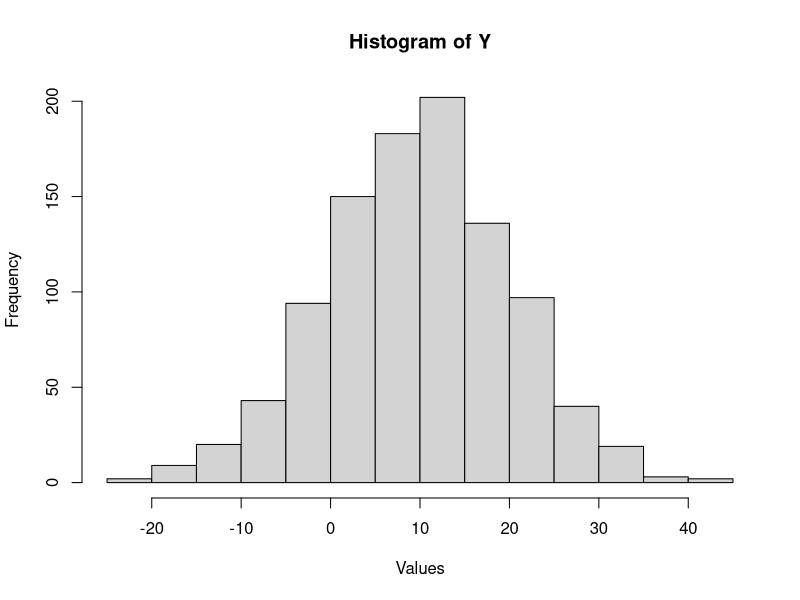
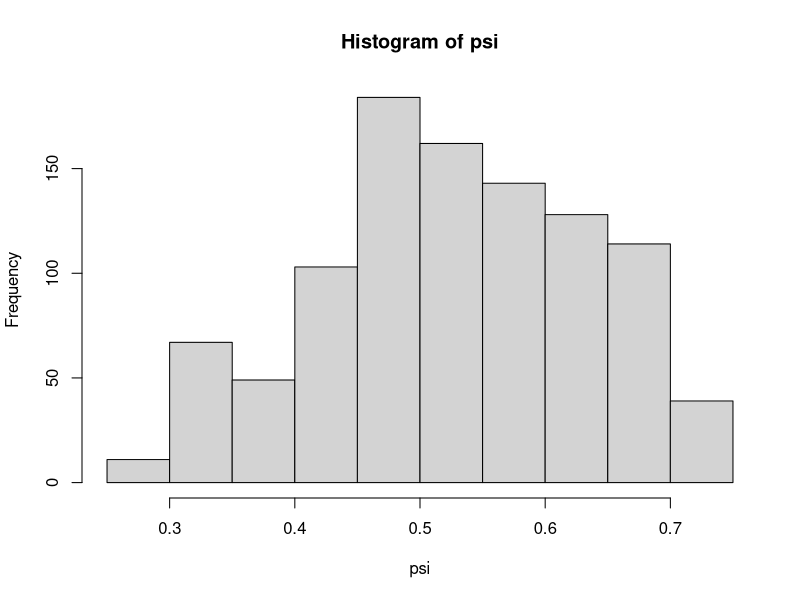

Write R code to recreate these figures, in order.
## ----setup---- ##
library(knitr)
#opts_chunk$set(fig.path = "/img/2020-05-23-occupancy-1_files/", dev='png')
# define paths
base.dir <- "C:/Users/mcolvin/Documents/Operations/mcolvin.github.io/"
base.url <- "/"
fig.path <- "img/2020-05-23-occupancy-1_files/"

# set knitr parameters
opts_knit$set(base.dir = base.dir, base.url = base.url)
opts_chunk$set(fig.path = fig.path)    
 
 
 
## ----unnamed-chunk-1---- ##
set.seed(8675309)
 
 
 
## ----unnamed-chunk-2---- ##
# predictive model
beta0<-10
# uncertainty
sigma<-10
# number of outcomes to simulate
N<-1000
# the prediction, using a design matrix
dat<- data.frame(site=rep(1,N))
design_matrix<-model.matrix(~1,dat)
Y_hat<- design_matrix %*% beta0
# some outcomes given the inputs
Y<- rnorm(N,Y_hat,sigma)
 
 
 
## ----unnamed-chunk-3---- ##
hist(Y,xlab="Values")
 
 
 
## ----unnamed-chunk-4---- ##
# uncertainty
sigma<-10
# number of outcomes to simulate
N<-1000
# the prediction, using a design matrix
dat<- data.frame(site=rep(1,N),
    type=sample(c("low","mod","high"),N,replace=TRUE),
    cov=runif(N,-2,2))
dat$type<-as.factor(dat$type)
 
 
 
## ----unnamed-chunk-5---- ##
design_matrix<-model.matrix(~type+cov,dat)
head(design_matrix,10)
 
 
 
## ----unnamed-chunk-6---- ##
betas<-c(10,0.2,-0.5,-0.3)
Y_hat<- design_matrix %*% betas
# some outcomes given the inputs
Y<- rnorm(N,Y_hat,sigma)
 
 
 
## ----unnamed-chunk-7---- ##
# predictive model
beta0<-0.2
# uncertainty
sigma<-10
# number of outcomes to simulate
N<-1000
# the prediction, using a design matrix
dat<- data.frame(site=rep(1,N))
design_matrix<-model.matrix(~1,dat)
Y_hat<- design_matrix %*% beta0
psi<-plogis(Y_hat)
# some outcomes given the inputs
Y<- rbinom(N,1,psi)
 
 
 
## ----unnamed-chunk-8---- ##
table(Y)
 
 
 
## ----unnamed-chunk-9---- ##
# number of outcomes to simulate
N<-1000
# the prediction, using a design matrix
dat<- data.frame(site=rep(1,N),
    type=sample(c("low","mod","high"),N,replace=TRUE),
    cov=runif(N,-2,2))
dat$type<-as.factor(dat$type)
betas<-c(0.2,0.2,-0.5,-0.3)
Y_hat<- design_matrix %*% betas
# some outcomes given the inputs
design_matrix<-model.matrix(~type+cov,dat)
Y_hat<- design_matrix %*% betas
psi<-plogis(Y_hat)
# some outcomes given the inputs
Y<- rbinom(N,1,psi)
 
 
 
## ----unnamed-chunk-10---- ##
table(Y)
 
 
 
## ----unnamed-chunk-11---- ##
hist(psi)
 
 
 
